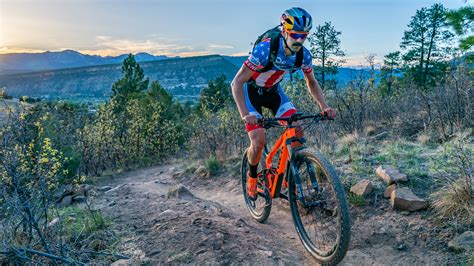
#> input picture Chapter10/IMG2.jpg, 474 x 266 px
$ python FindContours.py
#> lines starting #> are read from the running program, lines starting #| are printed output that depends on the picture; after the words box and inside, x2 and y2 are one past the last pixel; in counts of white or black regions, pixels touching at a corner belong together
#> in __main, img is the input picture: shape (266, 474, 3); mean B, G, R 123.6, 115.3, 93.7
### Chapter10/Histogram.py
import cv2
import numpy as np

# [6 lines left out: function __main, not called in this run]

def getResize(src):
    global shotSize
    basePixSize = 1280
    height, width = src.shape[:2]
#> height = 266; width = 474
    largeSize = max(height, width)
#> largeSize = 474
    resizeRate = basePixSize / largeSize
#> resizeRate = 2.7
    shotSize = min(height, width) * resizeRate
#> shotSize = 718.3
    dst = cv2.resize(src, (int(width * resizeRate), int(height * resizeRate)))
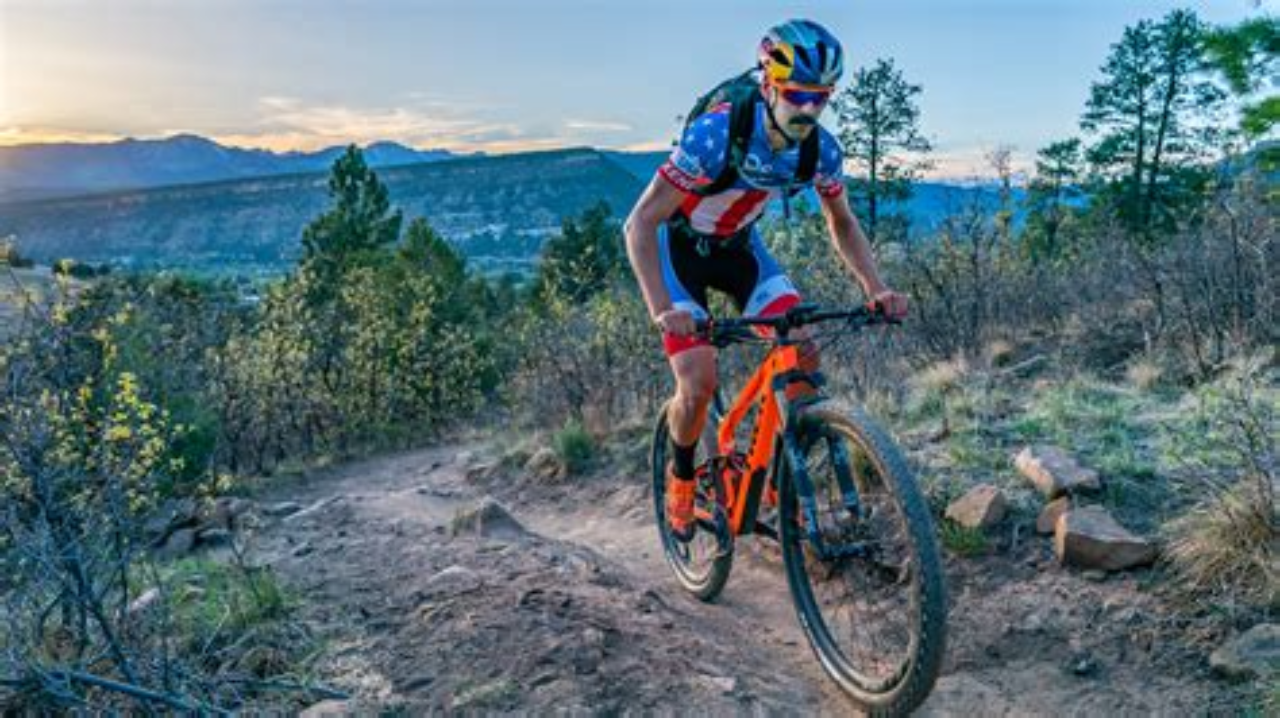
#> dst: shape (718, 1280, 3); mean B, G, R 123.4, 115.1, 93.6
    return dst

# [24 lines left out: function getHist, not called in this run]

# [3 lines that do not run on import are left out]

### Chapter10/FindContours.py
import cv2
import numpy as np
import Histogram as hi

def __main():
    img = cv2.imread('IMG2.jpg')
    img = hi.getResize(img)
    img = getFindContours(img)

    cv2.imshow('Final result', img)
    cv2.waitKey(0)
    cv2.destroyAllWindows()

def getFindContours(src):
    gray = cv2.cvtColor(src, cv2.COLOR_BGR2GRAY)
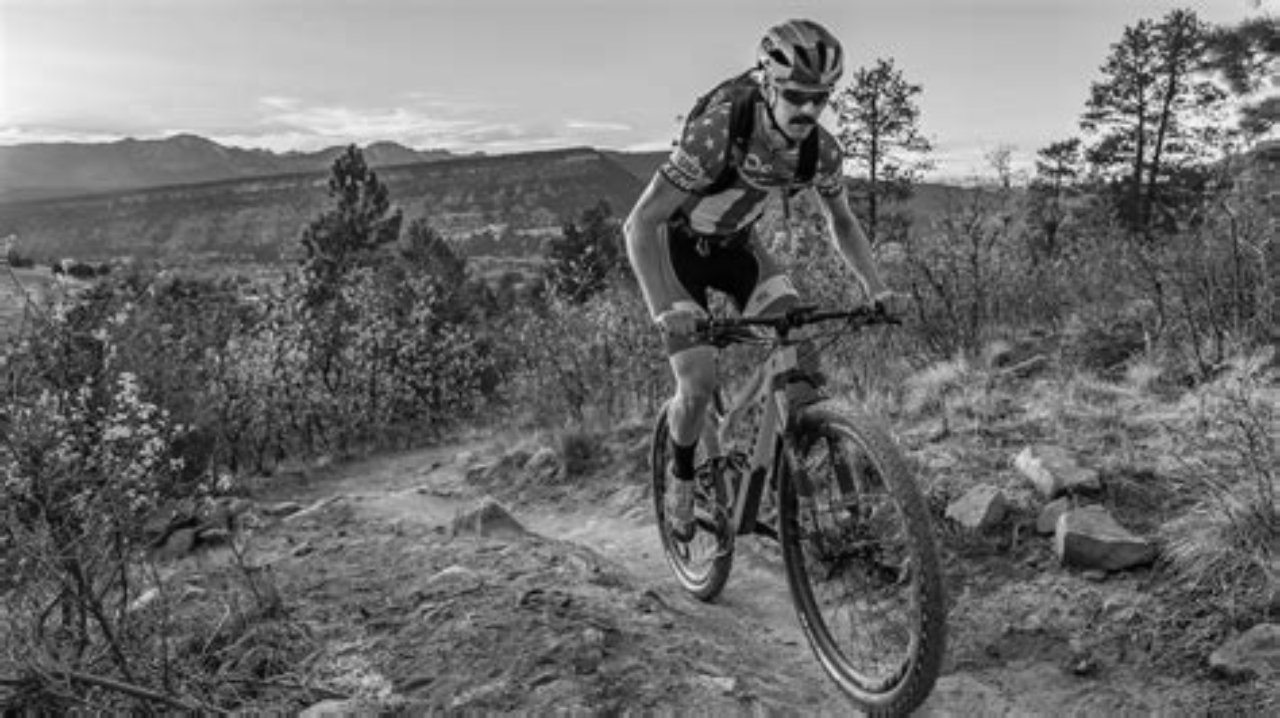
#> gray: shape (718, 1280); min 0, max 248, mean 109.6
    ksize = (25, 25)
    gray = cv2.GaussianBlur(gray, ksize, 0, 0)
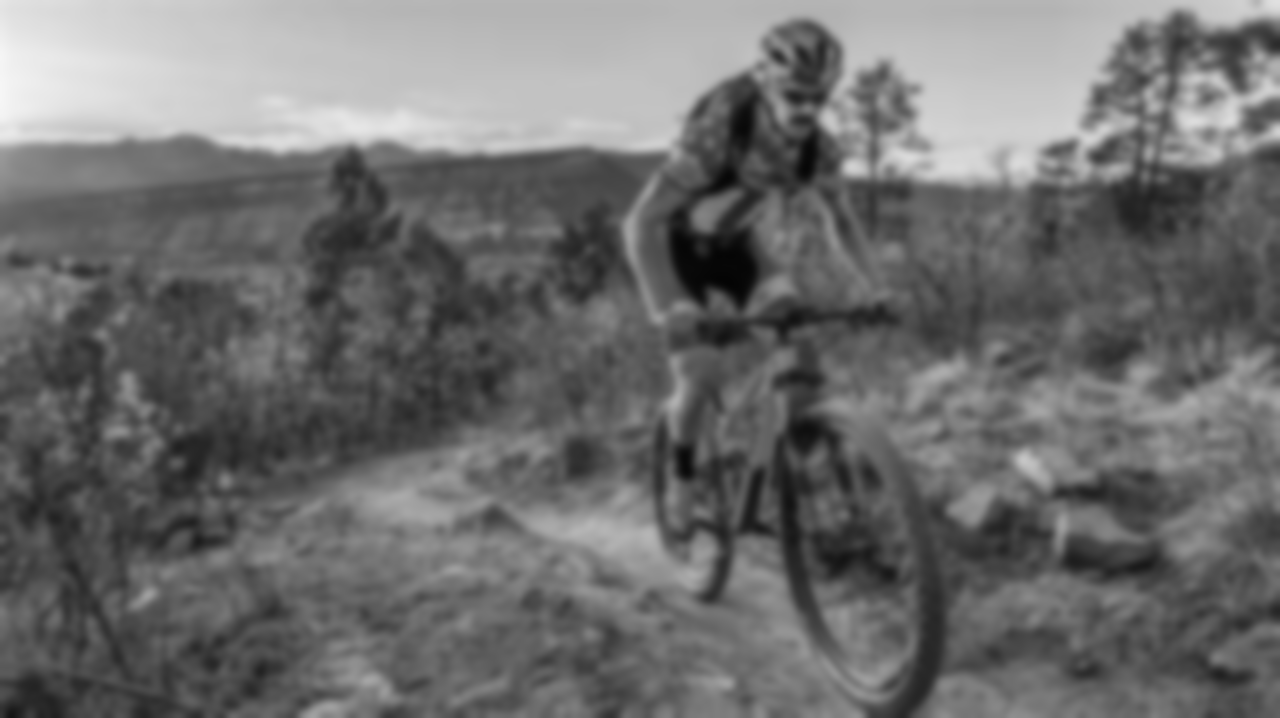
#> gray: shape (718, 1280); min 4, max 246, mean 109.6
    ret, climg = cv2.threshold(gray, 0, 255, cv2.THRESH_BINARY | cv2.THRESH_OTSU)
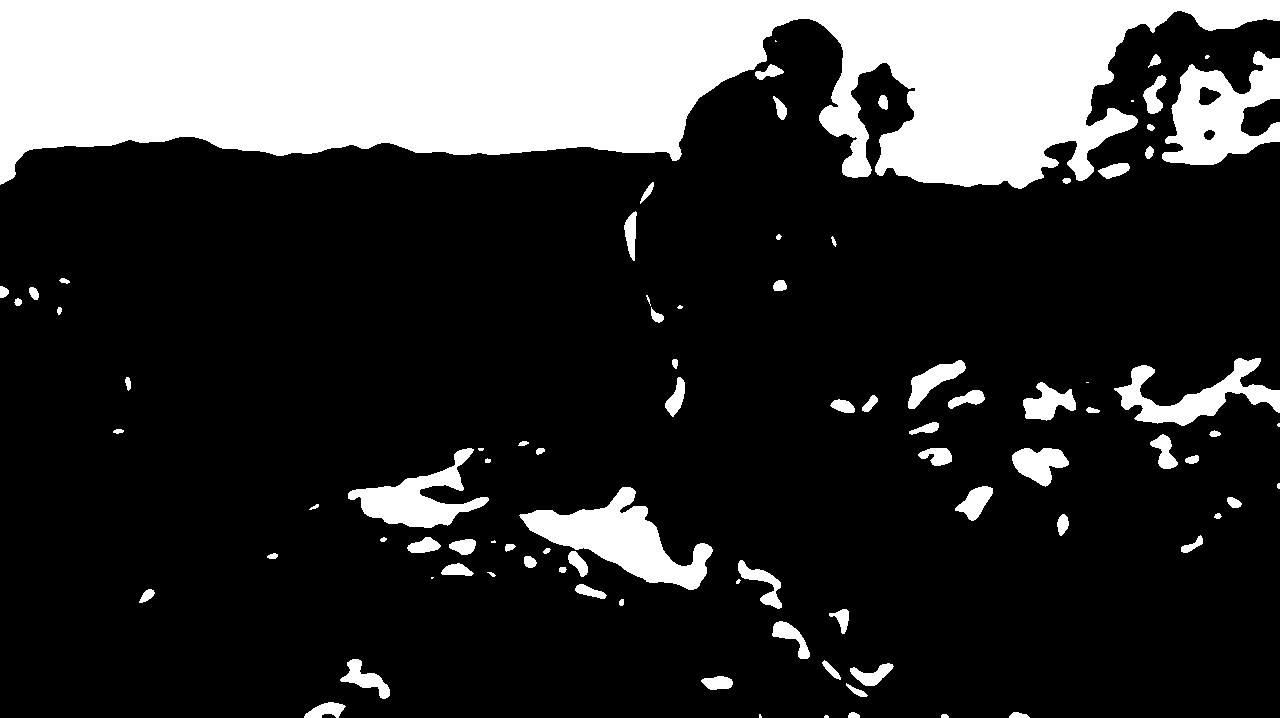
#> climg: shape (718, 1280); 21.7% white; 90 white regions (14 under 20 px)
#> ret = 137
    cv2.imshow('Preimag', gray)

    contours, _ = cv2.findContours(image=climg, mode=cv2.RETR_TREE, method=cv2.CHAIN_APPROX_SIMPLE)
#> contours = 92 contours, 20 with area under 20; largest, box (x1, y1, x2, y2) and area: (0, 0, 1280, 189) 157727, (519, 487, 713, 590) 7570, (1162, 51, 1280, 165) 7550, (348, 448, 489, 528) 4128, (1114, 358, 1280, 426) 3831
#> (the run stopped early here; a loop or call above may not have finished)

$ run again, with Chapter10/IMG1.jpg copied over Chapter10/IMG2.jpg
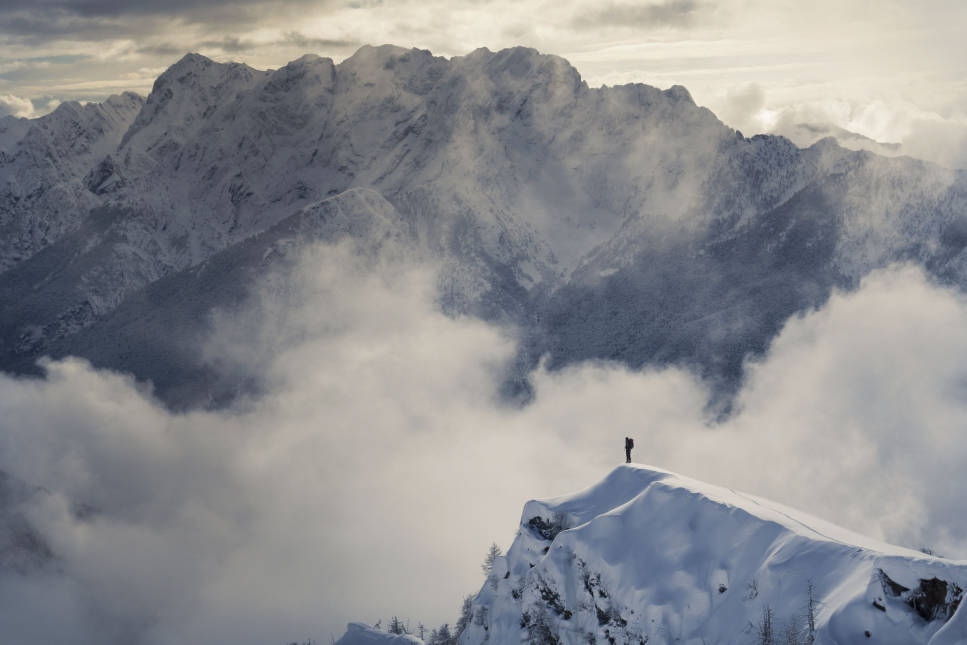
#> input picture Chapter10/IMG1.jpg, 3867 x 2578 px (shown at 1/4 size)
#> in __main, img is the input picture: shape (2578, 3867, 3); mean B, G, R 142.7, 139.7, 138.5
#> in getFindContours, `gray = cv2.cvtColor(src, cv2.COLOR_BGR2GRAY)`:
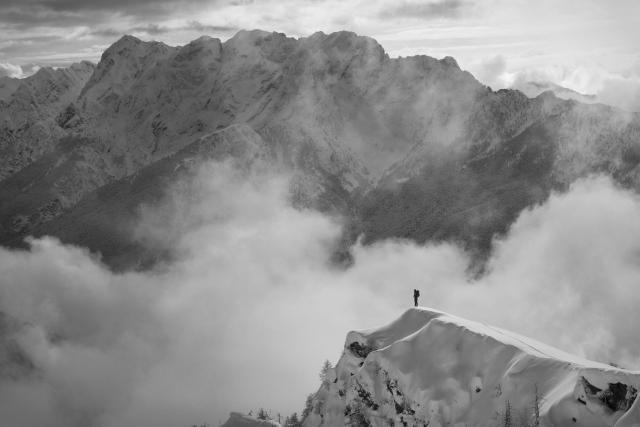
#> gray: shape (853, 1280) (shown at 1/2 size); min 3, max 248, mean 139.6
#> in getFindContours, `ret, climg = cv2.threshold(gray, 0, 255, cv2.THRESH_BINARY | cv2.THRES..`:
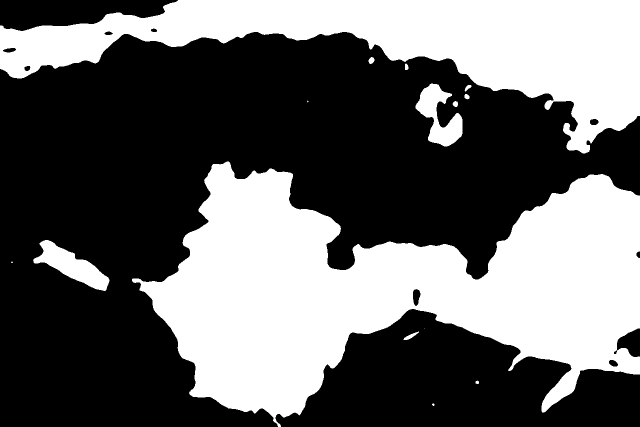
#> climg: shape (853, 1280) (shown at 1/2 size); 40.5% white; 15 white regions (4 under 20 px)
#> ret = 146
#> contours = 22 contours, 4 with area under 20; largest, box (x1, y1, x2, y2) and area: (264, 323, 1280, 853) 275860, (0, 0, 1280, 307) 151598, (66, 480, 219, 582) 6015, (831, 167, 925, 293) 5456, (825, 577, 842, 613) 406
